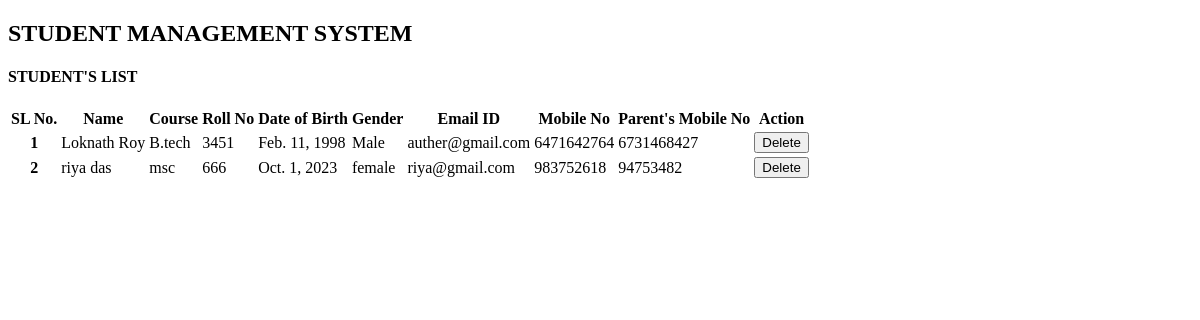
The app's page /view/ (signed in), older data.
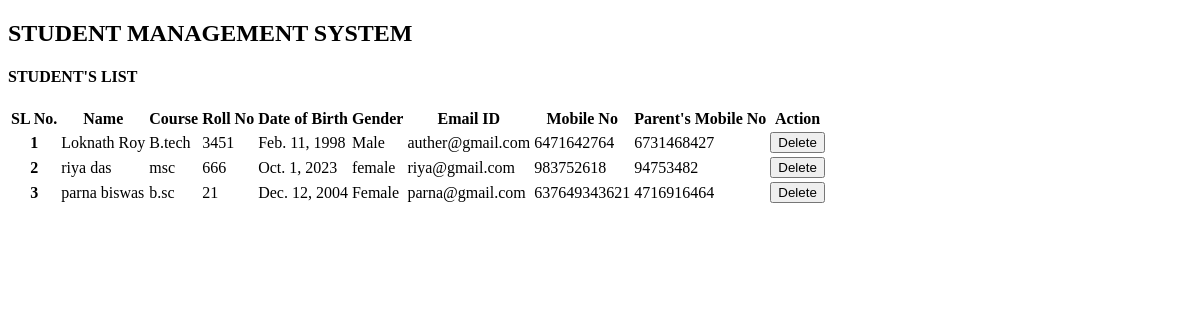
The same page, newer data.
### myapp/models.py (models this page shows)
class Student(models.Model):
    name = models.CharField(max_length=100)
    course = models.CharField(max_length=200)
    rollno = models.IntegerField()
    dob = models.DateField()
    gender = models.CharField(max_length=10)
    email = models.EmailField(max_length=200)
    mobile = models.IntegerField()
    guardian_mobile = models.IntegerField()

### myapp/views.py (the view)
# urls.py: path('view/',views.ViewStudent,name='view'),
@login_required(login_url='login')
def ViewStudent(request):
    stud = Student.objects.all()
    return render(request,'myapp/showStudent.html',{'student':stud})

### myapp/templates/myapp/showStudent.html (shortened to what this page needs)
{% extends 'myapp/base.html' %}
{% block main_content %}
<div class="container mt-4 ">
    <h2 class="text-center alert alert-success">STUDENT MANAGEMENT SYSTEM</h2>
    <div class="row ">
        <div class="col-sm-12 mx-auto">
            <h4 class="text-center alert alert-primary">STUDENT'S LIST</h4>
            <table class="table table-hover">
                <thead>
                    <tr>
                        <th scope="col">SL No.</th>
                        <th scope="col">Name</th>
                        <th scope="col">Course</th>
                        <th scope="col">Roll No</th>
                        <th scope="col">Date of Birth</th>
                        <th scope="col">Gender</th>
                        <th scope="col">Email ID</th>
                        <th scope="col">Mobile No</th>
                        <th scope="col">Parent's Mobile No</th>
                        <th scope="col">Action</th>
                    </tr>
                </thead>
                <tbody>
                    {% for stud in student %}
                    <tr>
                        <th scope="row">{{stud.id}}</th>
                        <td>{{stud.name}}</td>
                        <td>{{stud.course}}</td>
                        <td>{{stud.rollno}}</td>
                        <td>{{stud.dob}}</td>
                        <td>{{stud.gender}}</td>
                        <td>{{stud.email}}</td>
                        <td>{{stud.mobile}}</td>
                        <td>{{stud.guardian_mobile}}</td>
                        <td>
                            <form action="{% url 'delete' stud.id %}" method="POST">
                                <input type="submit" class="btn btn-danger" value="Delete">
                            </form>
                        </td>
                    </tr>
                    {% endfor %}
                </tbody>
            </table>
        </div>
    </div><br><br>
    {% endblock main_content %}

### myapp/templates/myapp/base.html (shortened to what this page needs)
<!doctype html>
<html lang="en">
{% load static %}
<head>
  {% load static%}
  {% block main_content %}{% endblock main_content %}
</body>
</html>

Row changes from the older to the newer data that the page shows:
added Student: id "3", name "parna biswas", course "b.sc", rollno "21", dob "Dec. 12, 2004", gender "Female", email "parna@gmail.com", mobile "637649343621", guardian_mobile "4716916464"
